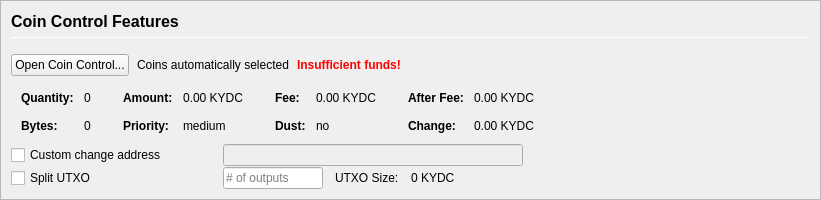
         <widget class="QFrame" name="frameCoinControl">
          <property name="sizePolicy">
           <sizepolicy hsizetype="Expanding" vsizetype="Expanding">
            <horstretch>0</horstretch>
            <verstretch>0</verstretch>
           </sizepolicy>
          </property>
          <property name="maximumSize">
           <size>
            <width>16777215</width>
            <height>16777215</height>
           </size>
          </property>
          <property name="frameShape">
           <enum>QFrame::StyledPanel</enum>
          </property>
          <property name="frameShadow">
           <enum>QFrame::Sunken</enum>
          </property>
          <layout class="QVBoxLayout" name="verticalLayoutCoinControl2">
           <property name="spacing">
            <number>0</number>
           </property>
           <property name="leftMargin">
            <number>0</number>
           </property>
           <property name="topMargin">
            <number>0</number>
           </property>
           <property name="rightMargin">
            <number>0</number>
           </property>
           <property name="bottomMargin">
            <number>0</number>
           </property>
           <item>
            <widget class="QFrame" name="frameCoinControl_BG">
             <layout class="QVBoxLayout" name="verticalLayoutCoinControl" stretch="0,0,0,0,0,0">
              <property name="spacing">
               <number>1</number>
              </property>
              <property name="leftMargin">
               <number>10</number>
              </property>
              <property name="topMargin">
               <number>10</number>
              </property>
              <item>
               <layout class="QHBoxLayout" name="horizontalLayoutCoinControl1">
                <property name="bottomMargin">
                 <number>15</number>
                </property>
                <item>
                 <layout class="QVBoxLayout" name="verticalLayout_3">
                  <property name="spacing">
                   <number>6</number>
                  </property>
                  <item>
                   <widget class="QLabel" name="labelCoinControlFeatures">
                    <property name="sizePolicy">
                     <sizepolicy hsizetype="Preferred" vsizetype="Maximum">
                      <horstretch>0</horstretch>
                      <verstretch>0</verstretch>
                     </sizepolicy>
                    </property>
                    <property name="minimumSize">
                     <size>
                      <width>0</width>
                      <height>20</height>
                     </size>
                    </property>
                    <property name="font">
                     <font>
                      <pointsize>12</pointsize>
                      <weight>75</weight>
                      <bold>true</bold>
                     </font>
                    </property>
                    <property name="styleSheet">
                     <string notr="true">font-weight:bold;</string>
                    </property>
                    <property name="text">
                     <string>Coin Control Features</string>
                    </property>
                   </widget>
                  </item>
                  <item>
                   <widget class="Line" name="line">
                    <property name="minimumSize">
                     <size>
                      <width>0</width>
                      <height>1</height>
                     </size>
                    </property>
                    <property name="maximumSize">
                     <size>
                      <width>16777215</width>
                      <height>1</height>
                     </size>
                    </property>
                    <property name="orientation">
                     <enum>Qt::Horizontal</enum>
                    </property>
                   </widget>
                  </item>
                 </layout>
                </item>
               </layout>
              </item>
              <item>
               <layout class="QHBoxLayout" name="horizontalLayoutCoinControl2" stretch="0,0,0,0">
                <property name="spacing">
                 <number>8</number>
                </property>
                <property name="bottomMargin">
                 <number>10</number>
                </property>
                <item>
                 <widget class="QPushButton" name="pushButtonCoinControl">
                  <property name="styleSheet">
                   <string notr="true"/>
                  </property>
                  <property name="text">
                   <string>Open Coin Control...</string>
                  </property>
                  <property name="autoDefault">
                   <bool>false</bool>
                  </property>
                 </widget>
                </item>
                <item>
                 <widget class="QLabel" name="labelCoinControlAutomaticallySelected">
                  <property name="text">
                   <string>Coins automatically selected</string>
                  </property>
                  <property name="margin">
                   <number>5</number>
                  </property>
                 </widget>
                </item>
                <item>
                 <widget class="QLabel" name="labelCoinControlInsuffFunds">
                  <property name="font">
                   <font>
                    <weight>75</weight>
                    <bold>true</bold>
                   </font>
                  </property>
                  <property name="styleSheet">
                   <string notr="true">color:red;font-weight:bold;</string>
                  </property>
                  <property name="text">
                   <string>Insufficient funds!</string>
                  </property>
                  <property name="margin">
                   <number>5</number>
                  </property>
                 </widget>
                </item>
                <item>
                 <spacer name="horizontalSpacerCoinControl">
                  <property name="orientation">
                   <enum>Qt::Horizontal</enum>
                  </property>
                  <property name="sizeHint" stdset="0">
                   <size>
                    <width>40</width>
                    <height>1</height>
                   </size>
                  </property>
                 </spacer>
                </item>
               </layout>
              </item>
              <item>
               <widget class="QWidget" name="widgetCoinControl" native="true">
                <property name="sizePolicy">
                 <sizepolicy hsizetype="Preferred" vsizetype="Preferred">
                  <horstretch>0</horstretch>
                  <verstretch>0</verstretch>
                 </sizepolicy>
                </property>
                <property name="minimumSize">
                 <size>
                  <width>0</width>
                  <height>0</height>
                 </size>
                </property>
                <property name="styleSheet">
                 <string notr="true"/>
                </property>
                <layout class="QHBoxLayout" name="horizontalLayoutCoinControl5">
                 <property name="leftMargin">
                  <number>0</number>
                 </property>
                 <property name="topMargin">
                  <number>0</number>
                 </property>
                 <property name="rightMargin">
                  <number>0</number>
                 </property>
                 <property name="bottomMargin">
                  <number>0</number>
                 </property>
                 <item>
                  <layout class="QHBoxLayout" name="horizontalLayoutCoinControl3" stretch="0,0,0,1">
                   <property name="spacing">
                    <number>20</number>
                   </property>
                   <property name="topMargin">
                    <number>0</number>
                   </property>
                   <property name="bottomMargin">
                    <number>10</number>
                   </property>
                   <item>
                    <layout class="QFormLayout" name="formLayoutCoinControl1">
                     <property name="horizontalSpacing">
                      <number>10</number>
                     </property>
                     <property name="verticalSpacing">
                      <number>14</number>
                     </property>
                     <property name="leftMargin">
                      <number>10</number>
                     </property>
                     <property name="topMargin">
                      <number>4</number>
                     </property>
                     <property name="rightMargin">
                      <number>6</number>
                     </property>
                     <item row="0" column="0">
                      <widget class="QLabel" name="labelCoinControlQuantityText">
                       <property name="font">
                        <font>
                         <weight>75</weight>
                         <bold>true</bold>
                        </font>
                       </property>
                       <property name="text">
                        <string>Quantity:</string>
                       </property>
                       <property name="margin">
                        <number>0</number>
                       </property>
                      </widget>
                     </item>
                     <item row="0" column="1">
                      <widget class="QLabel" name="labelCoinControlQuantity">
                       <property name="cursor">
                        <cursorShape>IBeamCursor</cursorShape>
                       </property>
                       <property name="contextMenuPolicy">
                        <enum>Qt::ActionsContextMenu</enum>
                       </property>
                       <property name="text">
                        <string notr="true">0</string>
                       </property>
                       <property name="margin">
                        <number>0</number>
                       </property>
                       <property name="textInteractionFlags">
                        <set>Qt::LinksAccessibleByMouse|Qt::TextSelectableByKeyboard|Qt::TextSelectableByMouse</set>
                       </property>
                      </widget>
                     </item>
                     <item row="1" column="0">
                      <widget class="QLabel" name="labelCoinControlBytesText">
                       <property name="font">
                        <font>
                         <weight>75</weight>
                         <bold>true</bold>
                        </font>
                       </property>
                       <property name="text">
                        <string>Bytes:</string>
                       </property>
                      </widget>
                     </item>
                     <item row="1" column="1">
                      <widget class="QLabel" name="labelCoinControlBytes">
                       <property name="cursor">
                        <cursorShape>IBeamCursor</cursorShape>
                       </property>
                       <property name="contextMenuPolicy">
                        <enum>Qt::ActionsContextMenu</enum>
                       </property>
                       <property name="text">
                        <string notr="true">0</string>
                       </property>
                       <property name="textInteractionFlags">
                        <set>Qt::LinksAccessibleByMouse|Qt::TextSelectableByKeyboard|Qt::TextSelectableByMouse</set>
                       </property>
                      </widget>
                     </item>
                    </layout>
                   </item>
                   <item>
                    <layout class="QFormLayout" name="formLayoutCoinControl2">
                     <property name="horizontalSpacing">
                      <number>10</number>
                     </property>
                     <property name="verticalSpacing">
                      <number>14</number>
                     </property>
                     <property name="leftMargin">
                      <number>6</number>
                     </property>
                     <property name="topMargin">
                      <number>4</number>
                     </property>
                     <property name="rightMargin">
                      <number>6</number>
                     </property>
                     <item row="0" column="0">
                      <widget class="QLabel" name="labelCoinControlAmountText">
                       <property name="font">
                        <font>
                         <weight>75</weight>
                         <bold>true</bold>
                        </font>
                       </property>
                       <property name="text">
                        <string>Amount:</string>
                       </property>
                       <property name="margin">
                        <number>0</number>
                       </property>
                      </widget>
                     </item>
                     <item row="0" column="1">
                      <widget class="QLabel" name="labelCoinControlAmount">
                       <property name="cursor">
                        <cursorShape>IBeamCursor</cursorShape>
                       </property>
                       <property name="contextMenuPolicy">
                        <enum>Qt::ActionsContextMenu</enum>
                       </property>
                       <property name="text">
                        <string notr="true">0.00 KYDC</string>
                       </property>
                       <property name="textInteractionFlags">
                        <set>Qt::LinksAccessibleByMouse|Qt::TextSelectableByKeyboard|Qt::TextSelectableByMouse</set>
                       </property>
                      </widget>
                     </item>
                     <item row="1" column="0">
                      <widget class="QLabel" name="labelCoinControlPriorityText">
                       <property name="font">
                        <font>
                         <weight>75</weight>
                         <bold>true</bold>
                        </font>
                       </property>
                       <property name="text">
                        <string>Priority:</string>
                       </property>
                      </widget>
                     </item>
                     <item row="1" column="1">
                      <widget class="QLabel" name="labelCoinControlPriority">
                       <property name="cursor">
                        <cursorShape>IBeamCursor</cursorShape>
                       </property>
                       <property name="contextMenuPolicy">
                        <enum>Qt::ActionsContextMenu</enum>
                       </property>
                       <property name="text">
                        <string>medium</string>
                       </property>
                       <property name="textInteractionFlags">
                        <set>Qt::LinksAccessibleByMouse|Qt::TextSelectableByKeyboard|Qt::TextSelectableByMouse</set>
                       </property>
                      </widget>
                     </item>
                    </layout>
                   </item>
                   <item>
                    <layout class="QFormLayout" name="formLayoutCoinControl3">
                     <property name="horizontalSpacing">
                      <number>10</number>
                     </property>
                     <property name="verticalSpacing">
                      <number>14</number>
                     </property>
                     <property name="leftMargin">
                      <number>6</number>
                     </property>
                     <property name="topMargin">
                      <number>4</number>
                     </property>
                     <property name="rightMargin">
                      <number>6</number>
                     </property>
                     <item row="0" column="0">
                      <widget class="QLabel" name="labelCoinControlFeeText">
                       <property name="font">
                        <font>
                         <weight>75</weight>
                         <bold>true</bold>
                        </font>
                       </property>
                       <property name="text">
                        <string>Fee:</string>
                       </property>
                       <property name="margin">
                        <number>0</number>
                       </property>
                      </widget>
                     </item>
                     <item row="0" column="1">
                      <widget class="QLabel" name="labelCoinControlFee">
                       <property name="cursor">
                        <cursorShape>IBeamCursor</cursorShape>
                       </property>
                       <property name="contextMenuPolicy">
                        <enum>Qt::ActionsContextMenu</enum>
                       </property>
                       <property name="text">
                        <string notr="true">0.00 KYDC</string>
                       </property>
                       <property name="textInteractionFlags">
                        <set>Qt::LinksAccessibleByMouse|Qt::TextSelectableByKeyboard|Qt::TextSelectableByMouse</set>
                       </property>
                      </widget>
                     </item>
                     <item row="1" column="0">
                      <widget class="QLabel" name="labelCoinControlLowOutputText">
                       <property name="font">
                        <font>
                         <weight>75</weight>
                         <bold>true</bold>
                        </font>
                       </property>
                       <property name="text">
                        <string>Dust:</string>
                       </property>
                      </widget>
                     </item>
                     <item row="1" column="1">
                      <widget class="QLabel" name="labelCoinControlLowOutput">
                       <property name="cursor">
                        <cursorShape>IBeamCursor</cursorShape>
                       </property>
                       <property name="contextMenuPolicy">
                        <enum>Qt::ActionsContextMenu</enum>
                       </property>
                       <property name="text">
                        <string>no</string>
                       </property>
                       <property name="textInteractionFlags">
                        <set>Qt::LinksAccessibleByMouse|Qt::TextSelectableByKeyboard|Qt::TextSelectableByMouse</set>
                       </property>
                      </widget>
                     </item>
                    </layout>
                   </item>
                   <item>
                    <layout class="QFormLayout" name="formLayoutCoinControl4">
                     <property name="horizontalSpacing">
                      <number>10</number>
                     </property>
                     <property name="verticalSpacing">
                      <number>14</number>
                     </property>
                     <property name="leftMargin">
                      <number>6</number>
                     </property>
                     <property name="topMargin">
                      <number>4</number>
                     </property>
                     <property name="rightMargin">
                      <number>6</number>
                     </property>
                     <item row="0" column="0">
                      <widget class="QLabel" name="labelCoinControlAfterFeeText">
                       <property name="font">
                        <font>
                         <weight>75</weight>
                         <bold>true</bold>
                        </font>
                       </property>
                       <property name="text">
                        <string>After Fee:</string>
                       </property>
                       <property name="margin">
                        <number>0</number>
                       </property>
                      </widget>
                     </item>
                     <item row="0" column="1">
                      <widget class="QLabel" name="labelCoinControlAfterFee">
                       <property name="cursor">
                        <cursorShape>IBeamCursor</cursorShape>
                       </property>
                       <property name="contextMenuPolicy">
                        <enum>Qt::ActionsContextMenu</enum>
                       </property>
                       <property name="text">
                        <string notr="true">0.00 KYDC</string>
                       </property>
                       <property name="textInteractionFlags">
                        <set>Qt::LinksAccessibleByMouse|Qt::TextSelectableByKeyboard|Qt::TextSelectableByMouse</set>
                       </property>
                      </widget>
                     </item>
                     <item row="1" column="0">
                      <widget class="QLabel" name="labelCoinControlChangeText">
                       <property name="font">
                        <font>
                         <weight>75</weight>
                         <bold>true</bold>
                        </font>
                       </property>
                       <property name="text">
                        <string>Change:</string>
                       </property>
                      </widget>
                     </item>
                     <item row="1" column="1">
                      <widget class="QLabel" name="labelCoinControlChange">
                       <property name="cursor">
                        <cursorShape>IBeamCursor</cursorShape>
                       </property>
                       <property name="contextMenuPolicy">
                        <enum>Qt::ActionsContextMenu</enum>
                       </property>
                       <property name="text">
                        <string notr="true">0.00 KYDC</string>
                       </property>
                       <property name="textInteractionFlags">
                        <set>Qt::LinksAccessibleByMouse|Qt::TextSelectableByKeyboard|Qt::TextSelectableByMouse</set>
                       </property>
                      </widget>
                     </item>
                    </layout>
                   </item>
                  </layout>
                 </item>
                </layout>
               </widget>
              </item>
              <item>
               <layout class="QHBoxLayout" name="horizontalLayoutCoinControl4">
                <property name="spacing">
                 <number>12</number>
                </property>
                <property name="sizeConstraint">
                 <enum>QLayout::SetDefaultConstraint</enum>
                </property>
                <property name="topMargin">
                 <number>0</number>
                </property>
                <property name="rightMargin">
                 <number>0</number>
                </property>
                <item>
                 <widget class="QCheckBox" name="checkBoxCoinControlChange">
                  <property name="sizePolicy">
                   <sizepolicy hsizetype="Preferred" vsizetype="Preferred">
                    <horstretch>0</horstretch>
                    <verstretch>0</verstretch>
                   </sizepolicy>
                  </property>
                  <property name="minimumSize">
                   <size>
                    <width>200</width>
                    <height>0</height>
                   </size>
                  </property>
                  <property name="maximumSize">
                   <size>
                    <width>200</width>
                    <height>16777215</height>
                   </size>
                  </property>
                  <property name="toolTip">
                   <string>If this is activated, but the change address is empty or invalid, change will be sent to a newly generated address.</string>
                  </property>
                  <property name="text">
                   <string>Custom change address</string>
                  </property>
                 </widget>
                </item>
                <item>
                 <widget class="QValidatedLineEdit" name="lineEditCoinControlChange">
                  <property name="enabled">
                   <bool>false</bool>
                  </property>
                  <property name="sizePolicy">
                   <sizepolicy hsizetype="Preferred" vsizetype="Preferred">
                    <horstretch>0</horstretch>
                    <verstretch>0</verstretch>
                   </sizepolicy>
                  </property>
                  <property name="minimumSize">
                   <size>
                    <width>300</width>
                    <height>0</height>
                   </size>
                  </property>
                 </widget>
                </item>
                <item>
                 <widget class="QLabel" name="labelCoinControlChangeLabel">
                  <property name="sizePolicy">
                   <sizepolicy hsizetype="Preferred" vsizetype="Preferred">
                    <horstretch>0</horstretch>
                    <verstretch>0</verstretch>
                   </sizepolicy>
                  </property>
                  <property name="minimumSize">
                   <size>
                    <width>100</width>
                    <height>0</height>
                   </size>
                  </property>
                  <property name="text">
                   <string/>
                  </property>
                  <property name="margin">
                   <number>3</number>
                  </property>
                 </widget>
                </item>
               </layout>
              </item>
              <item>
               <layout class="QHBoxLayout" name="horizontalLayoutCoinControl6">
                <property name="spacing">
                 <number>12</number>
                </property>
                <property name="rightMargin">
                 <number>0</number>
                </property>
                <item>
                 <widget class="QCheckBox" name="splitBlockCheckBox">
                  <property name="sizePolicy">
                   <sizepolicy hsizetype="Preferred" vsizetype="Preferred">
                    <horstretch>0</horstretch>
                    <verstretch>0</verstretch>
                   </sizepolicy>
                  </property>
                  <property name="minimumSize">
                   <size>
                    <width>200</width>
                    <height>0</height>
                   </size>
                  </property>
                  <property name="maximumSize">
                   <size>
                    <width>200</width>
                    <height>16777215</height>
                   </size>
                  </property>
                  <property name="text">
                   <string>Split UTXO</string>
                  </property>
                 </widget>
                </item>
                <item>
                 <widget class="QLineEdit" name="splitBlockLineEdit">
                  <property name="sizePolicy">
                   <sizepolicy hsizetype="Preferred" vsizetype="Preferred">
                    <horstretch>50</horstretch>
                    <verstretch>0</verstretch>
                   </sizepolicy>
                  </property>
                  <property name="minimumSize">
                   <size>
                    <width>100</width>
                    <height>0</height>
                   </size>
                  </property>
                  <property name="maximumSize">
                   <size>
                    <width>100</width>
                    <height>16777215</height>
                   </size>
                  </property>
                  <property name="placeholderText">
                   <string># of outputs</string>
                  </property>
                 </widget>
                </item>
                <item>
                 <widget class="QLabel" name="labelBlockSizeText">
                  <property name="text">
                   <string>UTXO Size:</string>
                  </property>
                 </widget>
                </item>
                <item>
                 <widget class="QLabel" name="labelBlockSize">
                  <property name="text">
                   <string>0 KYDC</string>
                  </property>
                 </widget>
                </item>
                <item>
                 <spacer name="horizontalSpacer_7">
                  <property name="orientation">
                   <enum>Qt::Horizontal</enum>
                  </property>
                  <property name="sizeHint" stdset="0">
                   <size>
                    <width>40</width>
                    <height>20</height>
                   </size>
                  </property>
                 </spacer>
                </item>
               </layout>
              </item>
              <item>
               <spacer name="verticalSpacerCoinControl">
                <property name="orientation">
                 <enum>Qt::Vertical</enum>
                </property>
                <property name="sizeHint" stdset="0">
                 <size>
                  <width>800</width>
                  <height>1</height>
                 </size>
                </property>
               </spacer>
              </item>
             </layout>
            </widget>
           </item>
          </layout>
         </widget>
